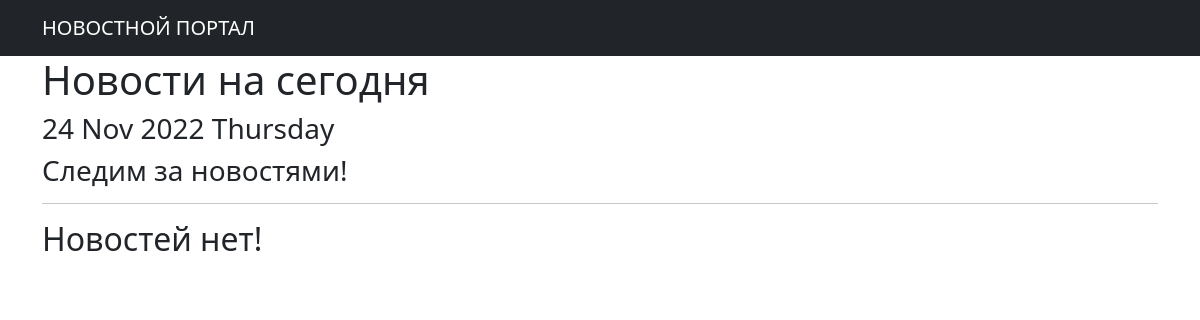
Before: /news/ with the older database file.
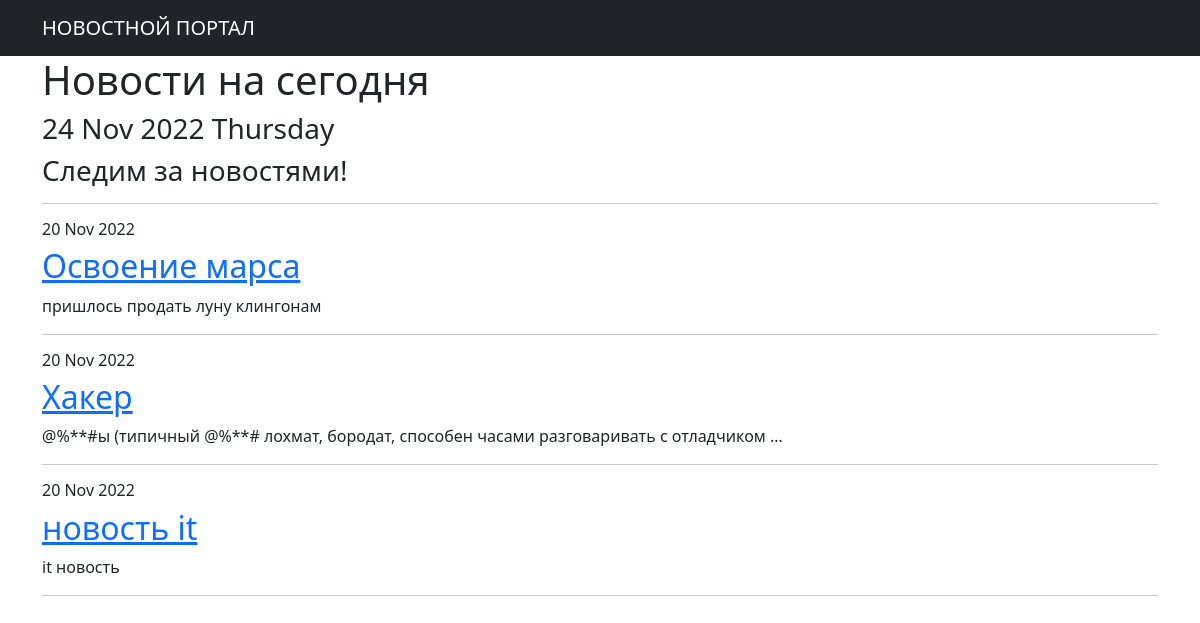
After: the same page with the newer database file.
### news/models.py (models this page shows, shortened)
class News(models.Model):
    time = models.DateTimeField(auto_now=False, auto_now_add=True)
    title = models.CharField(max_length=50)
    article = models.TextField()
    NEWS = 'NW'
    ARTICLE = 'AR'
    CATEGORY_CHOICES = (
        (NEWS, 'Новости'),
        (ARTICLE, 'Статья'),
    )
    article_or_news = models.CharField(max_length=2, choices=CATEGORY_CHOICES, default=ARTICLE)
    author = models.ForeignKey(Author, on_delete=models.CASCADE)
    new_cat = models.ManyToManyField(Categories, through='NewsCategories')
    rating = models.IntegerField(blank=False, default=0)

### news/views.py (the view)
# urls.py: path('', ProductsList.as_view()),
class ProductsList(ListView):
    model = News
    ordering = 'title'
    template_name = 'news.html'
    context_object_name = 'articleviews'
    def get_context_data(self, **kwargs):
        context = super().get_context_data(**kwargs)
        context['time_now'] = datetime.utcnow()
        context['next_sale'] = None
        return context

### news/templatetags/custom_filters.py (called while the page is built)
@register.filter()
def censor(value):
    chars = ["*", "#", "%", "&", "?", "@", "*", "#", "%", "&", "?", "@"]
    base_mat = ["хакер", "борода"]
    value = value.lower().split(' ')
    for word in value:
        if word in base_mat:
            temp = random.sample(chars, len(word))
            i = ''.join(temp)
            value = [x.replace(word, i) for x in value]
    value = ' '.join(value)
    return f'{value}'

### news/templatetags/custom_tags.py (called while the page is built)
@register.simple_tag()
def current_time(format_string='%b %d %Y'):
    return datetime.utcnow().strftime(format_string)

### templates/news.html (shortened to what this page needs)
{% extends 'flatpages/default.html' %}
{% load custom_filters %}!
{% load custom_tags %}
{% block content %}
    <h1>Новости на сегодня</h1>
    <h3>{% current_time '%d %b %Y %A' %}</h3>
    <h3> {{ next_sale|default_if_none:"Следим за новостями!" }} </h3>
    <hr>
    {% if articleviews %}
        <table>
            {% for news in articleviews %}
                <div>
                    <h6>{{ news.time|date:'d M Y' }}</h6>
                    <h2><a href="http://127.0.0.1:8000/news/{{ news.id }}">{{ news.title }}</a></h2>
                    <p>{{ news.article|truncatewords:10|censor }}</p>
                    <hr>
                </div>
            {% endfor %}
        </table>
    {% else %}
        <h2>Новостей нет!</h2>
    {% endif %}
{% endblock content %}

### templates/flatpages/default.html (shortened to what this page needs)
<!DOCTYPE html>
<html lang="en">
    <head>
        {% load static %}
        <link href="{% static 'css/styles.css' %}" rel="stylesheet" />
    </head>
    <body>
        <nav class="navbar navbar-expand-lg navbar-dark bg-dark static-top">
           <div class="container">
                   <a class="navbar-brand" href="#">НОВОСТНОЙ ПОРТАЛ</a>
           </div>
        </nav>
        <div class="container">
            <div class="row">
                <div class="col-lg-12 text-conter">
                    {% block content %}
                    {% endblock content %}
                </div>
            </div>
        </div>
    </body>
</html>

Changed rows visible on the page:
added News: time "20 Nov 2022", title "Освоение марса", article|censor "пришлось продать луну клингонам"
added News: time "20 Nov 2022", title "Хакер", article|censor "@%**#ы (типичный @%**# лохмат, бородат, способен часами разговаривать с отладчиком …"
added News: time "20 Nov 2022", title "новость it", article|censor "it новость"
Other visible differences:
text no longer shown: "Новостей нет!"
